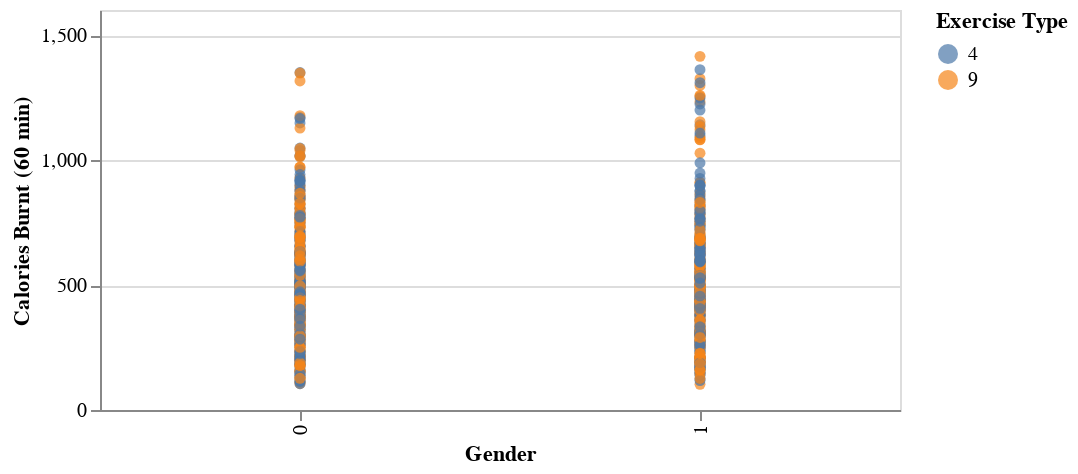

The notebook cell saved with this chart:
### Code cell
# Create a scatter plot with Altair for exercise 4 & 9 for each gender

scatter_plot = alt.Chart(clean_table).mark_circle().encode(
    y='Calories Burnt (60 min)',
    x=alt.X('Gender:N', axis=alt.Axis(values=[0, 1], title='Gender')),
    color=alt.Color('Exercise Type (4 and 9):N', title='Exercise Type'),
    shape=alt.Shape('Gender:N', title='Gender')
).properties(
    width=400,
    height=200
)

scatter_plot

### Figure 1 — Vega-Lite specification as saved in the notebook (floating-point values rounded to 4 significant figures; data arrays with more than 128 entries replaced by an {"elided": "..."} marker saying what was removed)
{"config": {"view": {"continuousWidth": 300, "continuousHeight": 300}}, "data": {"name": "data-a25c21f286c9326609c33b41dcded606"}, "mark": {"type": "circle"}, "encoding": {"color": {"field": "Exercise Type (4 and 9)", "title": "Exercise Type", "type": "nominal"}, "shape": {"field": "Gender", "title": "Gender", "type": "nominal"}, "x": {"axis": {"title": "Gender", "values": [0, 1]}, "field": "Gender", "type": "nominal"}, "y": {"field": "Calories Burnt (60 min)", "type": "quantitative"}}, "height": 200, "width": 400, "$schema": "https://vega.github.io/schema/vega-lite/v5.17.0.json", "datasets": {"data-a25c21f286c9326609c33b41dcded606": {"elided": "765 records"}}}
